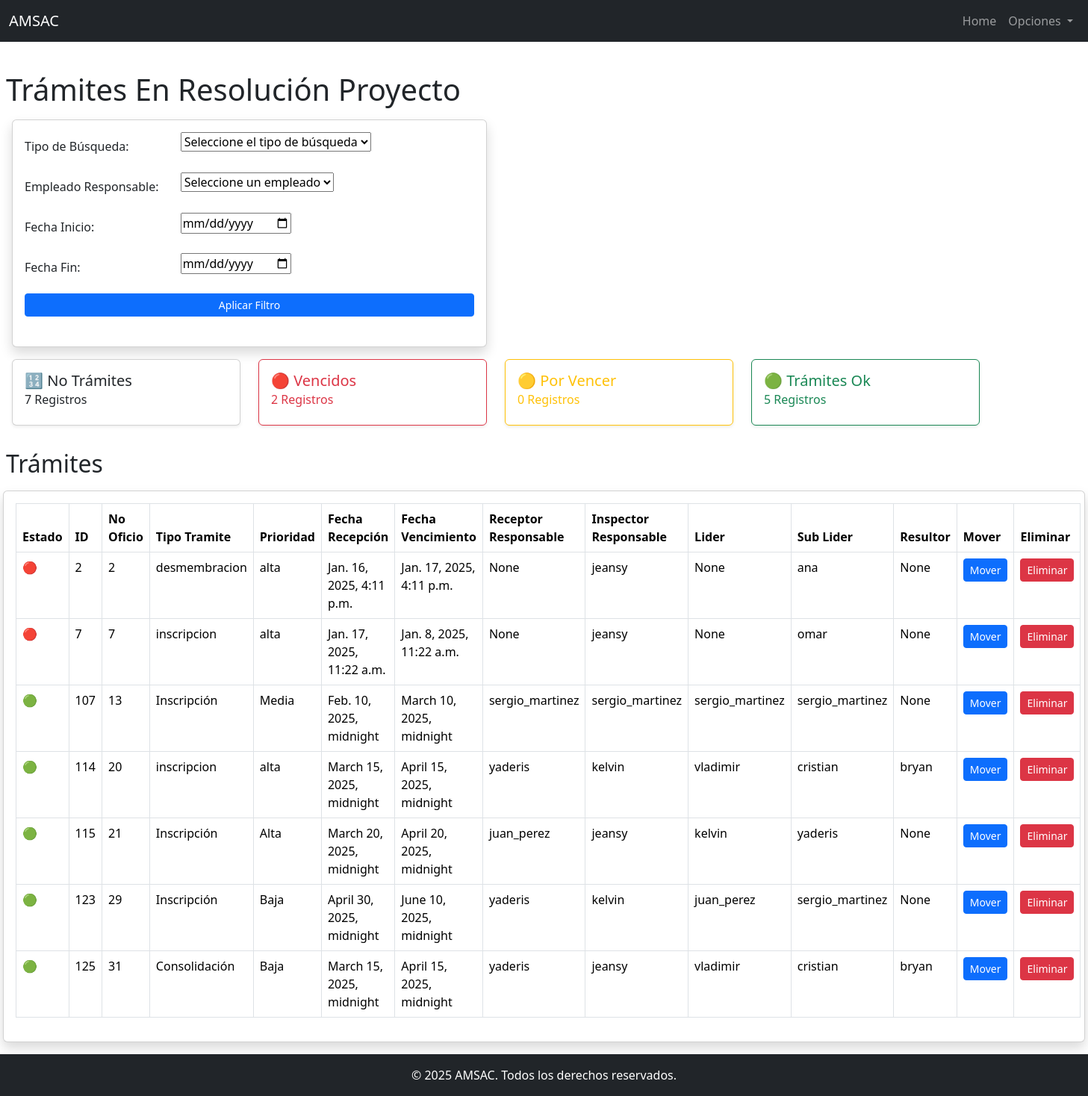
/bandeja_resolucion_proyectos/ (signed in), run on the app's committed database.
### app_catastro_inmuebles_01/models.py (models this page shows, shortened)
class Tramite(models.Model):
    ESTADO_CHOICES = [
        ('Recepción', 'Recepción'),
        ('Inspección', 'Inspección'),
        ('Resolución', 'Resolución'),
        ('Finalizado', 'Finalizado'),
        ('Pendiente Subsano', 'Pendiente Subsano'),
        ('Inspección Proyecto', 'Inspección Proyecto'),
        ('Resolución Proyecto', 'Resolución Proyecto'),
    ]
    no_oficio = models.CharField(max_length=50)
    fecha_recepcion = models.DateTimeField()
    fecha_vencimiento = models.DateTimeField()
    prioridad = models.CharField(max_length=10, choices=[('alta', 'Alta'), ('media', 'Media'), ('baja', 'Baja')])
    tramite_tipo = models.CharField(max_length=20, choices=[('inscripcion', 'Inscripción'), ('desmembracion', 'Desmembración'),
                                                            ('consolidacion', 'Consolidación'), ('comprobante', 'Comprobante')])
    receptor_responsable = models.ForeignKey(Usuario, on_delete=models.SET_NULL, null=True, related_name='receptor_responsable')
    inspector_responsable = models.ForeignKey(Usuario, on_delete=models.SET_NULL, null=True, related_name='inspector_responsable')
    resultor_responsable = models.ForeignKey(Usuario, on_delete=models.SET_NULL, null=True, blank=True, related_name='resultor_responsable')
    lider_proyecto = models.ForeignKey(Usuario, on_delete=models.SET_NULL, null=True, blank=True, related_name='lider_proyecto')
    sub_lider_proyecto = models.ForeignKey(Usuario, on_delete=models.SET_NULL, null=True, blank=True, related_name='sub_lider_proyecto')
    resultor_proyecto = models.ForeignKey(Usuario, on_delete=models.SET_NULL, null=True, blank=True, related_name='resultor_proyecto')
    etapa = models.ForeignKey(Etapa, on_delete=models.CASCADE)
    fecha_movimiento = models.DateTimeField(auto_now=True)  # Fecha en que el trámite cambia de etapa
    comentarios = models.TextField(blank=True, null=True)
    delegado_a = models.ForeignKey(Usuario, on_delete=models.SET_NULL, null=True, related_name='delegado_a')

class Usuario(AbstractUser):
    ROLES = [
        ('recepcionista', 'Recepcionista'),
        ('inspector', 'Inspector'),
        ('resultor', 'Resultor'),
        ('lider_proyecto', 'Líder de Proyecto'),
        ('sub_lider_proyecto', 'Sub Líder de Proyecto'),
        ('resultor_proyecto', 'Resultor de Proyecto'),
    ]
    rol = models.CharField(max_length=20, choices=ROLES, null=True, blank=True)
    def __str__(self):
        return f"{self.username}"  # Para mostrar el rol del usuario agregar ({self.get_rol_display()})

### app_catastro_inmuebles_01/views.py (the view)
# urls.py: path('bandeja_resolucion_proyectos/', views.bandeja_resolucion_proyectos, name='bandeja_resolucion_proyectos'),
@login_required
def bandeja_resolucion_proyectos(request):
    tramites = Tramite.objects.filter(etapa__nombre="Resolución Proyecto")
    etapas = Etapa.objects.all()
    if request.method == 'GET':
        form = FiltroTramitesForm(request.GET)
        if form.is_valid():
            tramites = form.filter_tramites(tramites)
    else:
        form = FiltroTramitesForm()
    today = timezone.now()
    warning_period = timedelta(days=5)  # Definir 5 días antes del vencimiento como "por vencer"
    tramites_vencidos = []
    tramites_por_vencer = []
    tramites_ok = []
    for tramite in tramites:
        if tramite.fecha_vencimiento < today:
            tramite.estado = 'vencido'
            tramites_vencidos.append(tramite)
        elif tramite.fecha_vencimiento <= today + warning_period:
            tramite.estado = 'por_vencer'
            tramites_por_vencer.append(tramite)
        else:
            tramite.estado = 'ok'
            tramites_ok.append(tramite)
    tramites_vencidos_count = len(tramites_vencidos)
    tramites_por_vencer_count = len(tramites_por_vencer)
    tramites_ok_count = len(tramites_ok)
    tramites_totales = tramites_vencidos_count + tramites_por_vencer_count + tramites_ok_count
    tramites_ordenados = tramites_vencidos + tramites_por_vencer + tramites_ok
    context = {
        'etapas': etapas,
        'tramites': tramites_ordenados,
        'tramites_vencidos_count': tramites_vencidos_count,
        'tramites_por_vencer_count': tramites_por_vencer_count,
        'tramites_ok_count': tramites_ok_count,
        'tramites_totales': tramites_totales,
        'form': form,
    }
    return render(request, 'app_catastro_inmuebles_01/bandeja_resolucion_proyecto.html', context)

### app_catastro_inmuebles_01/forms.py (called while the page is built, shortened)
    def filter_tramites(self, queryset):
        tipo_busqueda = self.cleaned_data.get('tipo_busqueda')
        empleado_id = self.cleaned_data.get('empleado')
        fecha_inicio = self.cleaned_data.get('fecha_inicio')
        fecha_fin = self.cleaned_data.get('fecha_fin')
        if fecha_inicio:
            queryset = queryset.filter(fecha_vencimiento__gte=fecha_inicio)
        if fecha_fin:
            queryset = queryset.filter(fecha_vencimiento__lte=fecha_fin)
        return queryset

### app_catastro_inmuebles_01/templates/app_catastro_inmuebles_01/bandeja_resolucion_proyecto.html (shortened to what this page needs)
{% extends 'base.html' %}
{% block content %}
    <h1 class="ms-2">Trámites En Resolución Proyecto</h1>
    <div class="container mb-3 mt-3 ms-1 me-1">
        <div class="row">
            <div class="col-12 col-md-6">
                <div class="card shadow">
                    <div class="card-body">
                        <form method="GET" class="mb-4">
                            <div class="mb-3">
                                {% for field in form %}
                                    <div class="row mb-3">
                                        <label class="col-sm-4 col-form-label">{{ field.label_tag }}</label>
                                        <div class="col-sm-8">
                                            {{ field }}
                                        </div>
                                    </div>
                                {% endfor %}
                            </div>
                            <div class="d-grid">
                                <button type="submit" class="btn btn-primary btn-sm">Aplicar Filtro</button>
                            </div>
                        </form>
                    </div>
                </div>
            </div>
        </div>
    </div>
    <div class="container mb-3 mt-3 ms-1 me-1">
        <div class="row">
            <div class="col-12 col-md-3 mb-3">
                <div class="card shadow-sm ">
                    <div class="card-body">
                        <h5 class="card-title">
                            <span>🔢</span> No Trámites
                        </h5>
                        <h6 class="card-subtitle mb-2 font-weight-bold">
                            {{ tramites_totales }} Registros
                        </h6>
                    </div>
                </div>
            </div>
            <div class="col-12 col-md-3 mb-3">
                <div class="card shadow-sm border-danger">
                    <div class="card-body">
                        <h5 class="card-title text-danger">
                            <span>🔴</span> Vencidos
                        </h5>
                        <h6 class="card-subtitle mb-2 text-danger font-weight-bold">
                            {{ tramites_vencidos_count }} Registros
                        </h6>
                    </div>
                </div>
            </div>
            <div class="col-12 col-md-3 mb-3">
                <div class="card shadow-sm border-warning">
                    <div class="card-body">
                        <h5 class="card-title text-warning">
                            <span>🟡</span> Por Vencer
                        </h5>
                        <h6 class="card-subtitle mb-2 text-warning font-weight-bold">
                            {{ tramites_por_vencer_count }} Registros
                        </h6>
                    </div>
                </div>
            </div>
            <div class="col-12 col-md-3 mb-3">
                <div class="card shadow-sm border-success">
                    <div class="card-body">
                        <h5 class="card-title text-success">
                            <span>🟢</span> Trámites Ok
                        </h5>
                        <h6 class="card-subtitle mb-2 text-success font-weight-bold">
                            {{ tramites_ok_count }} Registros
                        </h6>
                    </div>
                </div>
            </div>
        </div>
    </div>
    <h2 class="ms-2">Trámites</h2>
    <div class="Container mb-3 mt-3 ms-1 me-1">
        <div class="card shadow">
            <div class="card-body">
                <table class="table table-bordered">
                    <thead>
                        <tr>
                            <th scope="col">Estado</th>
                            <th scope="col">ID</th>
                            <th scope="col">No Oficio</th>
                            <th scope="col">Tipo Tramite</th>
                            <th scope="col">Prioridad</th>
                            <th scope="col">Fecha Recepción</th>
                            <th scope="col">Fecha Vencimiento</th>
                            <th scope="col">Receptor Responsable</th>
                            <th scope="col">Inspector Responsable</th>
                            <th scope="col">Lider</th>
                            <th scope="col">Sub Lider</th>
                            <th scope="col">Resultor</th>
                            <th scope="col">Mover</th>
                            <th scope="col">Eliminar</th>
                        </tr>
                    </thead>
                    <tbody>
                        {% for tramite in tramites %}
                            <tr>
                                <td>
                                    {% if tramite.estado == 'vencido' %}
                                        🔴
                                    {% elif tramite.estado == 'por_vencer' %}
                                        🟡
                                    {% elif tramite.estado == 'ok' %}
                                        🟢
                                    {% endif %}
                                </td>
                                <td>{{ tramite.id }}</td>
                                <td>{{ tramite.no_oficio }}</td>
                                <td>{{ tramite.tramite_tipo }}</td>
                                <td>{{ tramite.prioridad }}</td>
                                <td>{{ tramite.fecha_recepcion }}</td>
                                <td>{{ tramite.fecha_vencimiento }}</td>
                                <td>{{ tramite.receptor_responsable }}</td>
                                <td>{{ tramite.inspector_responsable }}</td>
                                <td>{{ tramite.lider_proyecto }}</td>
                                <td>{{ tramite.sub_lider_proyecto }}</td>
                                <td>{{ tramite.resultor_proyecto }}</td>
                                <td>
                                    <button class="btn btn-primary btn-sm" data-bs-toggle="modal" data-bs-target="#modal{{ tramite.id }}">Mover</button>
                                </td>
                                <td><button class="btn btn-danger btn-sm">Eliminar</button></td>
                            </tr>
                        {% endfor %}
                    </tbody>
                </table>
            </div>
        </div>
    </div>
{% endblock %}

### data on the page
Tramite: id "2", no_oficio "2", tramite_tipo "desmembracion", prioridad "alta", fecha_recepcion "Jan. 16, 2025, 4:11 p.m.", fecha_vencimiento "Jan. 17, 2025, 4:11 p.m.", receptor_responsable "None", inspector_responsable "jeansy", lider_proyecto "None", sub_lider_proyecto "ana", resultor_proyecto "None"
Tramite: id "7", no_oficio "7", tramite_tipo "inscripcion", prioridad "alta", fecha_recepcion "Jan. 17, 2025, 11:22 a.m.", fecha_vencimiento "Jan. 8, 2025, 11:22 a.m.", receptor_responsable "None", inspector_responsable "jeansy", lider_proyecto "None", sub_lider_proyecto "omar", resultor_proyecto "None"
Tramite: id "107", no_oficio "13", tramite_tipo "Inscripción", prioridad "Media", fecha_recepcion "Feb. 10, 2025, midnight", fecha_vencimiento "March 10, 2025, midnight", receptor_responsable "sergio_martinez", inspector_responsable "sergio_martinez", lider_proyecto "sergio_martinez", sub_lider_proyecto "sergio_martinez", resultor_proyecto "None"
Tramite: id "114", no_oficio "20", tramite_tipo "inscripcion", prioridad "alta", fecha_recepcion "March 15, 2025, midnight", fecha_vencimiento "April 15, 2025, midnight", receptor_responsable "yaderis", inspector_responsable "kelvin", lider_proyecto "vladimir", sub_lider_proyecto "cristian", resultor_proyecto "bryan"
Tramite: id "115", no_oficio "21", tramite_tipo "Inscripción", prioridad "Alta", fecha_recepcion "March 20, 2025, midnight", fecha_vencimiento "April 20, 2025, midnight", receptor_responsable "juan_perez", inspector_responsable "jeansy", lider_proyecto "kelvin", sub_lider_proyecto "yaderis", resultor_proyecto "None"
Tramite: id "123", no_oficio "29", tramite_tipo "Inscripción", prioridad "Baja", fecha_recepcion "April 30, 2025, midnight", fecha_vencimiento "June 10, 2025, midnight", receptor_responsable "yaderis", inspector_responsable "kelvin", lider_proyecto "juan_perez", sub_lider_proyecto "sergio_martinez", resultor_proyecto "None"
Tramite: id "125", no_oficio "31", tramite_tipo "Consolidación", prioridad "Baja", fecha_recepcion "March 15, 2025, midnight", fecha_vencimiento "April 15, 2025, midnight", receptor_responsable "yaderis", inspector_responsable "jeansy", lider_proyecto "vladimir", sub_lider_proyecto "cristian", resultor_proyecto "bryan"

### other printed values
{{ field.label_tag }} "Tipo de Búsqueda:" "Empleado Responsable:" "Fecha Inicio:" "Fecha Fin:"
{{ tramites_totales }} "7"
{{ tramites_vencidos_count }} "2"
{{ tramites_por_vencer_count }} "0"
{{ tramites_ok_count }} "5"
